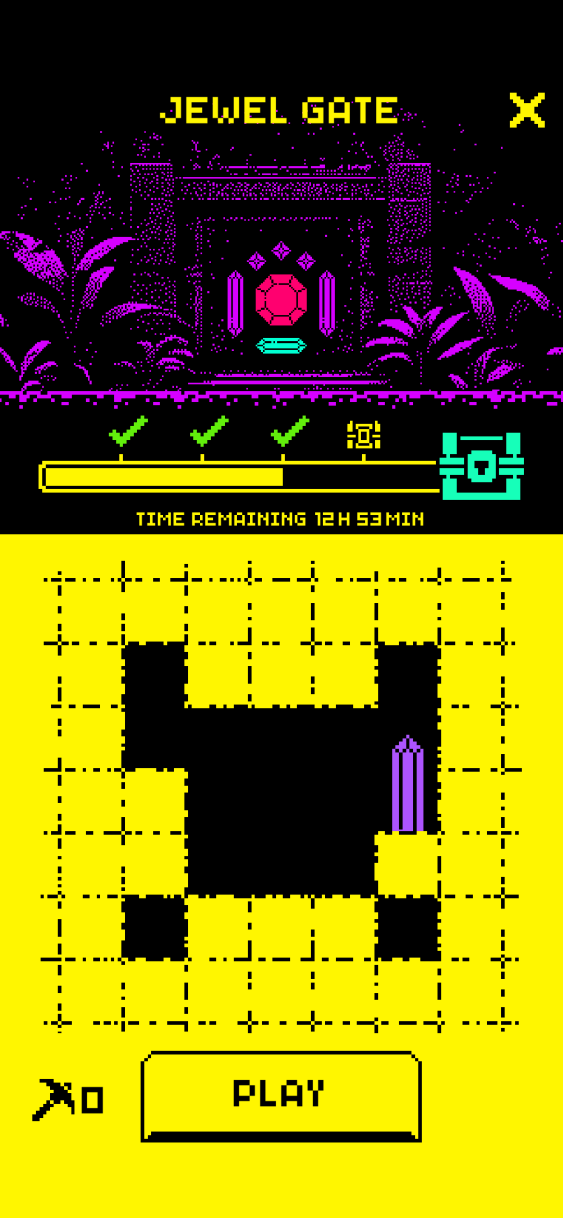
#> input picture tests/fixtures/IMG_2820.PNG, 1125 x 2436 px, given in place of fixtures, which was not available (shown at 1/2 size)
$ python gem_crops.py ../tests/fixtures
#> lines starting #> are read from the running program, lines starting #| are printed output that depends on the picture
### scripts/screen.py
#!/usr/bin/env python3
"""Shared screenshot reader for Jewel Gate (iPhone portrait, 1125x2436).

Everything here was verified on 14 real screenshots (levels 1-3, blank and partly dug boards).
What changed versus the first reader (see references/lessons.md, "Auto reader"):
 - Level comes from the GREEN CHECK MARKS in the progress bar (level = checks + 1), not from counting grid
   lines. The old projection of black pixels breaks as soon as a cell is dug: a black block adds hundreds of
   black pixels to every column it spans, so lines merged and boards were read as 3x4, 2x2 or 7x6.
 - Grid lines are then FIXED per level (GEOM). Cells are sampled in an inner window.
 - Sprite colours: hidden = (214,0,255). ANY other colour is a found gem. Found colours seen: teal (0,255,210),
   red (255,0,111), green (0,255,4), violet (173,84,255). The violet tall of level 2 used to be missed because
   it looked "magenta" to the old mask.
 - The artwork crop is encoded as a run-length pixel map (see crop_rle) that is drawn on a canvas; far safer to
   paste than a base64 PNG (one wrong character in base64 turns the whole image black).
"""
import os, sys, json, collections
import numpy as np
from PIL import Image
from scipy import ndimage as ndi

HERE = os.path.dirname(os.path.abspath(__file__))
sys.path.insert(0, HERE)
import solve

# level: (x0, x1, y0, y1, n) outer grid lines in px and cells per side. Measured on real screenshots.
GEOM = {1: (140, 984, 1180, 2024, 4), 2: (140, 984, 1180, 2024, 5), 3: (140, 984, 1180, 2024, 6),
        4: (119, 1005, 1159, 2045, 7), 5: (112, 1012, 1152, 2052, 8)}
CHECK_X = (242, 404, 566, 728)           # progress-bar slots, check mark = green pixels
HIDDEN = (214, 0, 255)
ART = (425, 440, 705, 740)               # x0, y0, x1, y1 of the gem artwork (decoration blobs sit outside it)
CROP = (415, 470, 711, 726)              # default crop, 296x256 = 74x64 blocks of 4 px
NAMES = {(0, 255, 210): "teal", (255, 0, 111): "red", (0, 255, 4): "green", (173, 84, 255): "violet", (19, 147, 255): "blue", HIDDEN: "magenta"}
LETTERS = {HIDDEN: "M", (173, 84, 255): "V", (0, 255, 210): "T", (255, 0, 111): "R", (0, 255, 4): "G", (19, 147, 255): "B"}
SPARE = list("ABCDEFHIJLNOPQSUWXYZ")

def load(path):
    return np.array(Image.open(path).convert("RGB"))

def count_checks(a):
    n = 0
    for cx in CHECK_X:
        b = a[825:900, cx - 45:cx + 45].astype(int)
        n += int(((b[:, :, 1] > 180) & (b[:, :, 0] < 140) & (b[:, :, 2] < 90)).sum() > 300)
    return n

def level_of(a):
    return count_checks(a) + 1

def lines(level):
    x0, x1, y0, y1, n = GEOM[level]
    return [round(x0 + (x1 - x0) * i / n) for i in range(n + 1)], [round(y0 + (y1 - y0) * i / n) for i in range(n + 1)], n

def read_cells(a, level):
    """Return (dug, hits) as lists of 'r<row>c<col>'. dug = solid black cell (empty dig or part of a found gem)."""
    xs, ys, n = lines(level)
    dug, hits = [], []
    for r in range(n):
        for c in range(n):
            mx, my = (xs[c + 1] - xs[c]) // 4, (ys[r + 1] - ys[r]) // 4
            cell = a[ys[r] + my:ys[r + 1] - my, xs[c] + mx:xs[c + 1] - mx].astype(int)
            dark = (cell.sum(axis=2) < 120).mean()
            pur = ((cell[:, :, 0] > 140) & (cell[:, :, 2] > 200) & (cell[:, :, 1] < 140)).mean()   # magenta (214,0,255) and the violet (173,84,255) a partly revealed tall shows on black
            lab = f"r{r+1}c{c+1}"
            if pur > 0.08 and dark + pur > 0.8:
                hits.append(lab)             # purple/violet sprite on black = revealed part of a still-hidden gem (seen on level 4: tall crystal, 2 of 3 cells dug)
            elif dark > 0.8:
                dug.append(lab)
    return dug, hits

def classify(w, h, area):
    if area > 7000: return "octagon"
    if 3800 < area < 5200 and 45 < min(w, h) < 70: return "hex"
    if area < 1100 and 0.8 < w / h < 1.25: return "diamond"
    if 2200 < area < 4100 and w < 45 and h > 2 * w: return "tall"
    if 2200 < area < 4100 and h < 45 and w > 2 * h: return "flat"
    return None

def near(c, ref, tol=30):
    return all(abs(int(c[i]) - ref[i]) <= tol for i in range(3))

def sprites(a):
    x0, y0, x1, y1 = ART
    reg = a[y0:y1, x0:x1].astype(int)
    lab, _ = ndi.label(ndi.binary_closing(reg.max(axis=2) > 100, iterations=3))
    out = []
    for i, sl in enumerate(ndi.find_objects(lab), 1):
        m = lab[sl] == i
        area = int(m.sum())
        h, w = sl[0].stop - sl[0].start, sl[1].stop - sl[1].start
        cls = classify(w, h, area) if area >= 600 else None
        if not cls:
            continue
        px = reg[sl][m]
        px = px[px.max(axis=1) > 150]
        col = collections.Counter(map(tuple, px)).most_common(1)[0][0] if len(px) else (0, 0, 0)
        col = tuple(int(v) for v in col)
        out.append({"class": cls, "state": "hidden" if near(col, HIDDEN, 25) else "found", "color": col,
                    "color_name": NAMES.get(col, "other"), "w": w, "h": h, "area": area,
                    "box": [sl[1].start + x0, sl[0].start + y0, sl[1].stop + x0, sl[0].stop + y0]})
    return sorted(out, key=lambda s: (s["box"][1], s["box"][0]))

def read(path):
    a = load(path)
    lv = level_of(a)
    res = {"file": os.path.basename(path), "checks": lv - 1, "level": lv}
    if lv not in GEOM:
        res["error"] = f"{lv - 1} check marks gives level {lv}, which has no geometry"
        return res
    res["dug"], res["hits"] = read_cells(a, lv)
    res["sprites"] = sprites(a)
    level = next(l for l in solve.load_levels() if l["level"] == lv)
    res["rows"] = res["cols"] = level["rows"]
    pool = {g["class"]: g["size"] for g in level["gems"]}
    res["found"] = sorted(s["class"] for s in res["sprites"] if s["state"] == "found")
    res["hidden"] = sorted(s["class"] for s in res["sprites"] if s["state"] == "hidden")
    want = sorted(g["class"] for g in level["gems"] for _ in range(g["count"]))
    res["sprites_match_level"] = sorted(res["found"] + res["hidden"]) == want
    fc = sum(pool[c][0] * pool[c][1] for c in res["found"] if c in pool)
    res["found_cells"] = fc
    res["empty_digs"] = len(res["dug"]) - fc
    return res

# [73 lines left out: functions crop_rle, crop_js, decode_rle, not called in this run]

### scripts/solve.py
#!/usr/bin/env python3
"""Exact hit-probability map for a hidden-shapes dig grid (Battleship-like).

Usage: python3 solve.py spec.json [--outdir out]

Prints a VALIDATION REPORT (what was read from the screenshot) and the probability
map, and writes heatmap_compact.html (use this one inline), heatmap_fragment.html, heatmap.html and result.json to --outdir.
Cell labels are 1-indexed: r<row>c<col>, e.g. r5c2 = row 5, column 2.
Rectangles are allowed in cell lists: "r2c2:r3c7" = every cell from r2c2 to r3c7.
Every target needs an explicit "size": [rows, cols]. There are NO standard gem sizes: sizes differ
per level (see levels/levels.json). Instead of typing targets, a spec may say {"level": 3} and list what
was already found with "found": ["octagon", "diamond"] (sprite classes); the solver then fills rows, cols,
targets and found_gems from levels/levels.json. Explicit "targets" always win over the level table.
"""
import argparse, json, os, re, sys
from math import comb

LEVELS_PATH = os.path.join(os.path.dirname(os.path.abspath(__file__)), "..", "levels", "levels.json")

def load_levels():
    return json.load(open(LEVELS_PATH))["levels"]

# [135 lines left out: functions target_size, apply_level, expand_cells, parse_cell, placements, solve, not called in this run]

def lab(rc):
    return f"r{rc[0]+1}c{rc[1]+1}"

# [162 lines left out: functions report, fragment, compact, main, not called in this run]

# [2 lines that do not run on import are left out]

### scripts/gem_crops.py
#!/usr/bin/env python3
"""Verify widget for several screenshots: each crop (colour-true, drawn from a run-length pixel map) next to its
gem list with sizes and the found count.  analyze.py already includes this crop in its widget, so use this
script only when the user sends many boards and wants the crops of all of them together.

Usage: python3 gem_crops.py IMG1.png [IMG2.png ...] [--outdir out]
Writes out/gem_crops_widget.html (paste verbatim into the inline visual tool) and out/crop_<name>.png previews.
"""
import argparse, os, sys
HERE = os.path.dirname(os.path.abspath(__file__))
sys.path.insert(0, HERE)
import screen, solve, widget

def main():
    ap = argparse.ArgumentParser()
    ap.add_argument("images", nargs="+")
    ap.add_argument("--outdir", default="gem_crops_out")
    a = ap.parse_args()
    os.makedirs(a.outdir, exist_ok=True)
    items = []
    for p in a.images:
        res = screen.read(p)
#> in load, returned value is the input picture: shape (2436, 1125, 3); mean R, G, B 126.1, 116, 9.7
#> the loop in count_checks, `for cx in CHECK_X:` made 4 passes
#> n on passes 1 to 4: 1, 2, 3, 3
#> pass 1, in count_checks, `b = a[825:900, cx - 45:cx + 45].astype(int)`:
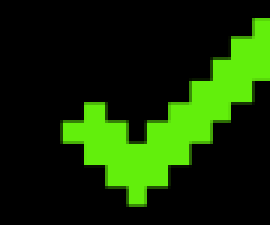
#> b: shape (75, 90, 3) int64 (shown 3 times larger); mean R, G, B 19.8, 48.4, 2.4
#> pass 2, in count_checks, `b = a[825:900, cx - 45:cx + 45].astype(int)`:
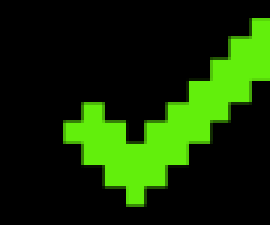
#> b: shape (75, 90, 3) int64 (shown 3 times larger); mean R, G, B 19.9, 48.5, 2.4
#> pass 3, in count_checks, `b = a[825:900, cx - 45:cx + 45].astype(int)`:
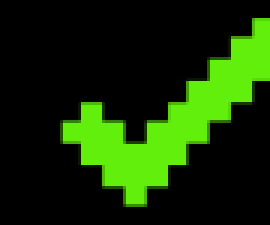
#> b: shape (75, 90, 3) int64 (shown 3 times larger); mean R, G, B 20.1, 49, 2.4
#> after the loop in count_checks, `for cx in CHECK_X:`: n = 3
#> in read, `lv = level_of(a)`: lv = 4
#> in lines, `x0, x1, y0, y1, n = GEOM[level]`: x0 = 119; x1 = 1005; y0 = 1159; y1 = 2045; n = 7
#> in read_cells, `xs, ys, n = lines(level)`: xs = [119, 246, 372, 499, 625, 752, 878, 1005]; ys = [1159, 1286, 1412, 1539, 1665, 1792, 1918, 2045]; n = 7
#> after the loop in read_cells, `for r in range(n):`: dug = ['r2c2', 'r2c6', 'r3c2', 'r3c3', 'r3c4', 'r3c5', 'r4c3', 'r4c4', 'r4c5', 'r5c3', 'r5c4', 'r5c5', 'r6c2', 'r6c6']; hits = ['r3c6', 'r4c6']
#> in sprites, `reg = a[y0:y1, x0:x1].astype(int)`:
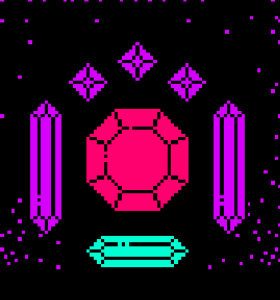
#> reg: shape (300, 280, 3) int64; mean R, G, B 43.9, 6.4, 40.1
#> in sprites, `lab, _ = ndi.label(ndi.binary_closing(reg.max(axis=2) > 100, iteration..`:
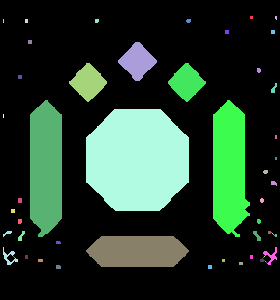
#> lab: shape (300, 280) int32; 54 distinct labels, from 0 to 53; one colour per label, 0 black
#> the loop in sprites, `for i, sl in enumerate(ndi.find_objects(lab), 1):` made 53 passes
#> (area, h, w) on passes 15, 23, 24, 29, 30, 31, 38, 39: (31, 10, 6), (22, 5, 6), (20, 5, 4), (23, 6, 9), (34, 10, 7), (40, 10, 8), (88, 18, 15), (87, 18, 14)
#> (area, h, w, cls, col) on passes 10, 11, 12, 16, 17, 18: (841, 39, 39, 'diamond', (214, 0, 255)), (823, 39, 38, 'diamond', (214, 0, 255)), (823, 39, 38, 'diamond', (214, 0, 255)), (3863, 137, 32, 'tall', (214, 0, 255)), (3916, 137, 37, 'tall', (214, 0, 255)), (8804, 102, 103, 'octagon', (255, 0, 111))
#> after the loop in sprites, `for i, sl in enumerate(ndi.find_objects(lab), 1):`: out = 7 items
        if "error" in res:
            print("skip:", p, res["error"]); continue
        items.append((res, p))
    items.sort(key=lambda t: t[0]["level"])
    parts = ['<h2 style="position:absolute;width:1px;height:1px;overflow:hidden;clip:rect(0 0 0 0);">Gem artwork cropped from each screenshot next to its gem list with sizes and found count.</h2>', widget.CSS]
    for i, (res, p) in enumerate(items):
        level = next(l for l in solve.load_levels() if l["level"] == res["level"])
        arr = screen.load(p)
        cr = screen.crop_rle(arr, res["sprites"]); screen.decode_rle(cr)
        cr["preview"].save(os.path.join(a.outdir, f"crop_{os.path.splitext(os.path.basename(p))[0]}.png"))
        parts.append(widget.crop_block(f"cv{i}", cr, level, widget.gem_rows(level, res["sprites"]), f"level {level['level']} gems"))
    html = "\n".join(parts)
    open(os.path.join(a.outdir, "gem_crops_widget.html"), "w").write(html)
    print(f"wrote {a.outdir}/gem_crops_widget.html ({len(html)} chars) for levels {[r['level'] for r, _ in items]}")

if __name__ == "__main__":
#> (the run stopped early here; a loop or call above may not have finished)
